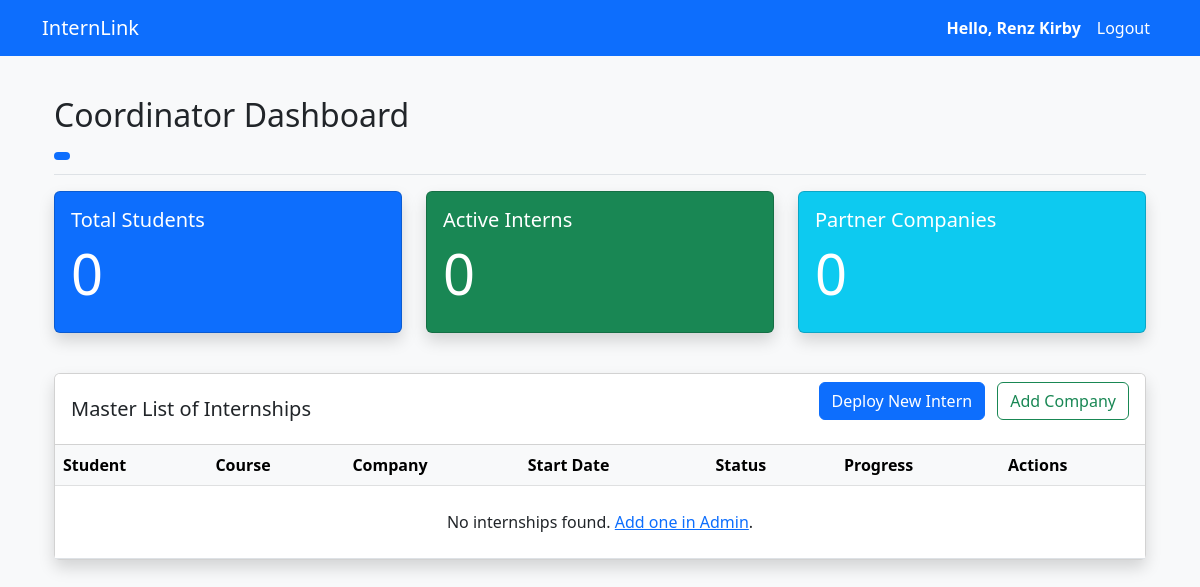
The app's page /dashboard/ (signed in), older data.
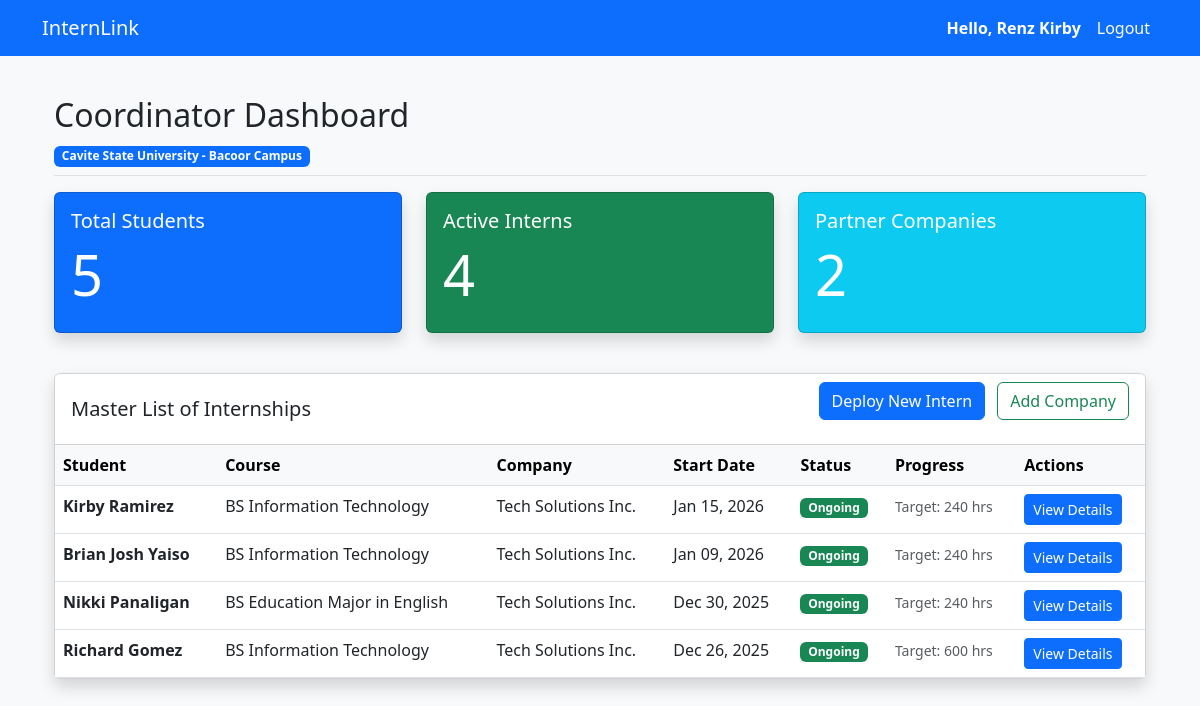
The same page, newer data.
### app/models.py (models this page shows, shortened)
class CoordinatorProfile(models.Model):
    user = models.OneToOneField(
        settings.AUTH_USER_MODEL,
        on_delete=models.CASCADE,
        related_name="coordinator_profile",
    )
    school = models.CharField(max_length=100)
    contact_number = models.CharField(max_length=20, blank=True, null=True)

class Internship(models.Model):
    student = models.ForeignKey(
        "StudentProfile", on_delete=models.CASCADE, related_name="internships"
    )
    company = models.ForeignKey(
        "Company", on_delete=models.CASCADE, related_name="internships"
    )
    supervisor = models.ForeignKey(
        "SupervisorProfile",
        on_delete=models.SET_NULL,
        null=True,
        blank=True,
        related_name="internships",
    )
    coordinator = models.ForeignKey(
        "CoordinatorProfile",
        on_delete=models.SET_NULL,
        null=True,
        blank=True,
        related_name="internships",
    )
    start_date = models.DateField()
    end_date = models.DateField()
    required_hours = models.PositiveIntegerField(default=240)
    status = models.CharField(
        max_length=20,
        choices=[
            ("ongoing", "Ongoing"),
            ("completed", "Completed"),
            ("terminated", "Terminated"),
            ("pending", "Pending"),
        ],
        default="pending",
    )

class StudentProfile(models.Model):
    user = models.OneToOneField(
        settings.AUTH_USER_MODEL,
        on_delete=models.CASCADE,
        related_name="student_profile",
    )
    student_number = models.CharField(max_length=50, unique=True, null=True, blank=True)
    course = models.CharField(max_length=100, null=True, blank=True)
    year_level = models.IntegerField(null=True, blank=True)
    contact_number = models.CharField(max_length=20, null=True, blank=True)
    school = models.CharField(
        max_length=100, default="Cavite State University - Bacoor Campus"
    )

class User(AbstractUser):
    class Role(models.TextChoices):
        STUDENT = "student", "Student"
        COORDINATOR = "coordinator", "Coordinator"
        SUPERVISOR = "supervisor", "Supervisor"
    email = models.EmailField(unique=True)
    role = models.CharField(max_length=20, choices=Role.choices)

class Company(models.Model):
    name = models.CharField(max_length=255)
    address = models.TextField()
    contact_person = models.CharField(max_length=255, blank=True, null=True)
    contact_email = models.EmailField(blank=True, null=True)
    contact_number = models.CharField(max_length=20, blank=True, null=True)
    school = models.CharField(
        max_length=100, default="Cavite State University - Bacoor Campus"
    )

### app/views.py (the view, shortened to what this page needs)
# urls.py: path("dashboard/", views.dashboard_view, name="dashboard"),
@login_required
def dashboard_view(request):
    user = request.user
    if user.role == User.Role.STUDENT:
        student_profile = user.student_profile
        active_internship = Internship.objects.filter(
            student=student_profile, status="ongoing"
        ).first()
        total_hours = 0
        recent_logs = []
        required_hours = 600
        completion_percent = 0
        documents_count = 0
        has_evaluation = False
        if active_internship:
            documents_count = active_internship.student_reports.count()
            required_hours = active_internship.required_hours
            hours_data = active_internship.daily_logs.filter(
                is_verified=True
            ).aggregate(Sum("hours_rendered"))
            total_hours = hours_data["hours_rendered__sum"] or 0
            if required_hours > 0:
                completion_percent = (total_hours / required_hours) * 100
            recent_logs = active_internship.daily_logs.order_by("-date")[:5]
            has_evaluation = Evaluation.objects.filter(
                internship=active_internship
            ).exists()
        context = {
            "profile": student_profile,
            "internship": active_internship,
            "total_hours": total_hours,
            "required_hours": required_hours,
            "completion_percent": round(completion_percent, 1),
            "recent_logs": recent_logs,
            "documents_uploaded": documents_count,
            "has_evaluation": has_evaluation,
        }
        return render(request, "app/student_dashboard.html", context)
    elif user.role == User.Role.COORDINATOR:
        if not hasattr(user, "coordinator_profile"):
            return redirect("complete_coordinator_profile")
        coordinator_profile = user.coordinator_profile
        current_school = coordinator_profile.school
        total_students = StudentProfile.objects.filter(school=current_school).count()
        ongoing_internships = Internship.objects.filter(
            status="ongoing", student__school=current_school
        ).count()
        total_companies = Company.objects.filter(school=current_school).count()
        recent_deployments = (
            Internship.objects.select_related("student__user", "company")
            .filter(student__school=current_school)
            .order_by("-start_date")
        )
        context = {
            "total_students": total_students,
            "ongoing_internships": ongoing_internships,
            "total_companies": total_companies,
            "deployments": recent_deployments,
            "current_school": current_school,
        }
        return render(request, "app/coordinator_dahsboard.html", context)
    return render(request, "app/error_dashboard.html")

### app/templates/app/coordinator_dahsboard.html (shortened to what this page needs)
{% extends 'app/base.html' %} {% block content %}
<div class="container">
  <div
    class="d-flex justify-content-between flex-wrap flex-md-nowrap align-items-center pt-3 pb-2 mb-3 border-bottom">
    <div>
      <h1 class="h2">Coordinator Dashboard</h1>
      <span class="badge bg-primary">  {{ current_school }} </span>
    </div>
  </div>
  <div class="row mb-4">
    <div class="col-md-4">
      <div class="card text-white bg-primary mb-3 shadow">
        <div class="card-body">
          <h5 class="card-title">Total Students</h5>
          <h2 class="display-4">{{ total_students }}</h2>
        </div>
      </div>
    </div>
    <div class="col-md-4">
      <div class="card text-white bg-success mb-3 shadow">
        <div class="card-body">
          <h5 class="card-title">Active Interns</h5>
          <h2 class="display-4">{{ ongoing_internships }}</h2>
        </div>
      </div>
    </div>
    <div class="col-md-4">
      <div class="card text-white bg-info mb-3 shadow">
        <div class="card-body">
          <h5 class="card-title">Partner Companies</h5>
          <h2 class="display-4">{{ total_companies }}</h2>
        </div>
      </div>
    </div>
  </div>
  <div class="card shadow">
    <div class="card-header bg-white d-flex justify-content-between align-items-center">
      <h5 class="mb-0">Master List of Internships</h5>
      <div class="mb-3">
        <a
          href="{% url 'coordinator_deploy_intern' %}"
          class="btn btn-primary me-2">
           Deploy New Intern
        </a>
        <a
          href="{% url 'coordinator_add_company' %}"
          class="btn btn-outline-success">
           Add Company
        </a>
      </div>
    </div>
    <div class="card-body p-0">
      <div class="table-responsive">
        <table class="table table-hover mb-0">
          <thead class="table-light">
            <tr>
              <th>Student</th>
              <th>Course</th>
              <th>Company</th>
              <th>Start Date</th>
              <th>Status</th>
              <th>Progress</th>
              <th>Actions</th>
            </tr>
          </thead>
          <tbody>
            {% for internship in deployments %}
            <tr>
              <td class="fw-bold">{{ internship.student.user.get_full_name }}</td>
              <td>{{ internship.student.course }}</td>
              <td>{{ internship.company.name }}</td>
              <td>{{ internship.start_date|date:"M d, Y" }}</td>
              <td>
                {% if internship.status == 'ongoing' %}
                <span class="badge bg-success">Ongoing</span>
                {% elif internship.status == 'completed' %}
                <span class="badge bg-primary">Completed</span>
                {% else %}
                <span class="badge bg-secondary">{{ internship.get_status_display }}</span>
                {% endif %}
              </td>
              <td>
                <small class="text-muted">Target: {{ internship.required_hours }} hrs</small>
              </td>
              <td>
                <a
                  href="{% url 'coordinator_student_detail' internship.id %}"
                  class="btn btn-sm btn-primary">
                  View Details
                </a>
              </td>
            </tr>
            {% empty %}
            <tr>
              <td
                colspan="7"
                class="text-center p-4">
                No internships found.
                <a href="/admin/app/internship/add/">Add one in Admin</a>.
              </td>
            </tr>
            {% endfor %}
          </tbody>
        </table>
      </div>
    </div>
  </div>
</div>
{% endblock %}

Row changes from the older to the newer data that the page shows:
now on this page (row edited): CoordinatorProfile: school "Cavite State University - Bacoor Campus"
now on this page (row unchanged): Internship: student.user.get_full_name "Kirby Ramirez", student.course "BS Information Technology", company.name "Tech Solutions Inc.", start_date "Jan 15, 2026", status "Ongoing", required_hours "240"
now on this page (row unchanged): Internship: student.user.get_full_name "Brian Josh Yaiso", student.course "BS Information Technology", company.name "Tech Solutions Inc.", start_date "Jan 09, 2026", status "Ongoing", required_hours "240"
now on this page (row unchanged): Internship: student.user.get_full_name "Nikki Panaligan", student.course "BS Education Major in English", company.name "Tech Solutions Inc.", start_date "Dec 30, 2025", status "Ongoing", required_hours "240"
now on this page (row unchanged): Internship: student.user.get_full_name "Richard Gomez", student.course "BS Information Technology", company.name "Tech Solutions Inc.", start_date "Dec 26, 2025", status "Ongoing", required_hours "600"
Text that changed along with them:
{{ total_students }}: "0" → "5"
{{ ongoing_internships }}: "0" → "4"
{{ total_companies }}: "0" → "2"
text no longer shown: "No internships found. Add one in Admin ."
